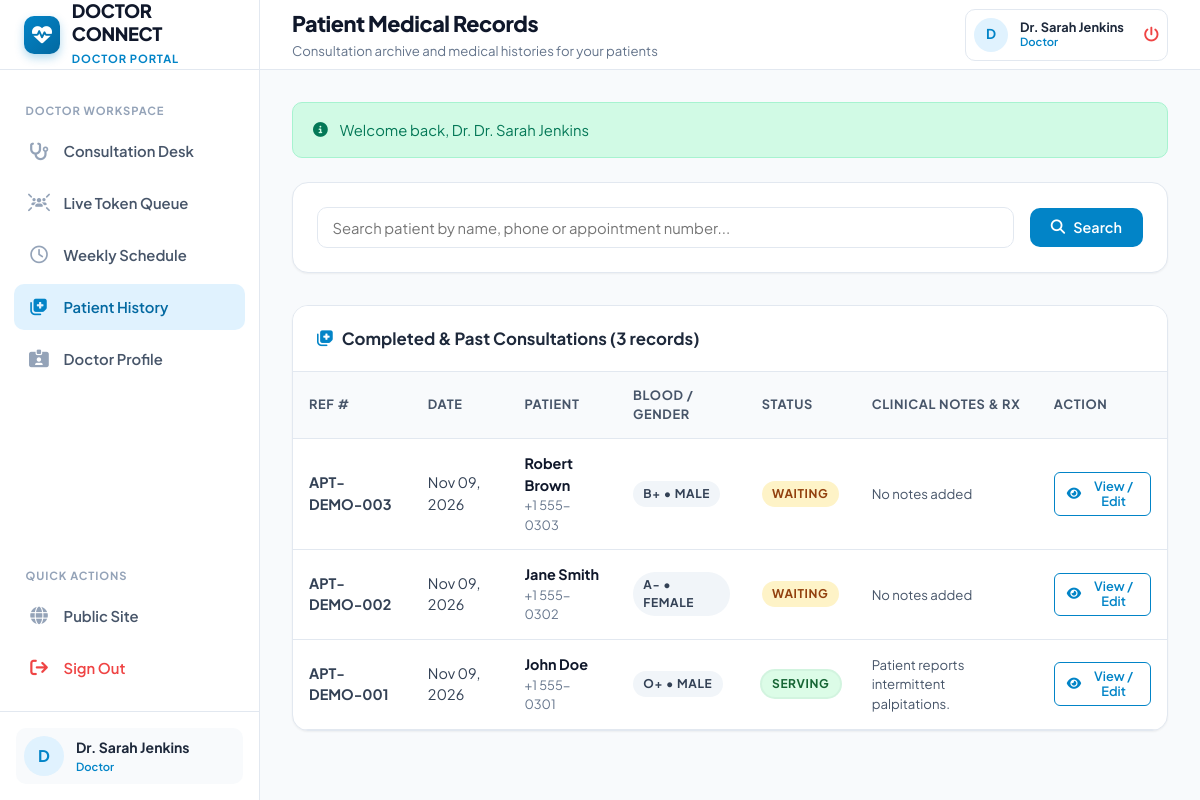
/doctor/patients.php (signed in), run on the app's committed database.
### tables this page shows
CREATE TABLE `appointments` (
  `id` INT AUTO_INCREMENT PRIMARY KEY,
  `appointment_number` VARCHAR(50) NOT NULL UNIQUE,
  `patient_id` INT NOT NULL,
  `doctor_id` INT NOT NULL,
  `appointment_date` DATE NOT NULL,
  `token_number` INT NOT NULL,
  `estimated_time` TIME NOT NULL,
  `status` ENUM('waiting', 'serving', 'completed', 'no_show', 'cancelled') NOT NULL DEFAULT 'waiting',
  `symptoms` TEXT NULL,
  `consultation_notes` TEXT NULL,
  `prescription` TEXT NULL,
  `meeting_room` VARCHAR(100) NOT NULL,
  `called_at` DATETIME NULL,
  `started_at` DATETIME NULL,
  `completed_at` DATETIME NULL,
  `created_at` TIMESTAMP DEFAULT CURRENT_TIMESTAMP,
  `updated_at` TIMESTAMP DEFAULT CURRENT_TIMESTAMP ON UPDATE CURRENT_TIMESTAMP,
  CONSTRAINT `fk_appointments_patient` FOREIGN KEY (`patient_id`) REFERENCES `users` (`id`) ON DELETE CASCADE,
  CONSTRAINT `fk_appointments_doctor` FOREIGN KEY (`doctor_id`) REFERENCES `doctors` (`id`) ON DELETE CASCADE,
  UNIQUE KEY `unique_doc_date_token` (`doctor_id`, `appointment_date`, `token_number`),
  INDEX `idx_apt_status` (`status`),
  INDEX `idx_apt_date` (`appointment_date`),
  INDEX `idx_apt_patient` (`patient_id`)
);

CREATE TABLE `users` (
  `id` INT AUTO_INCREMENT PRIMARY KEY,
  `name` VARCHAR(100) NOT NULL,
  `email` VARCHAR(150) NOT NULL UNIQUE,
  `password` VARCHAR(255) NOT NULL,
  `role` ENUM('patient', 'doctor', 'admin') NOT NULL DEFAULT 'patient',
  `phone` VARCHAR(30) NULL,
  `gender` ENUM('male', 'female', 'other') DEFAULT 'male',
  `date_of_birth` DATE NULL,
  `blood_group` VARCHAR(10) NULL,
  `address` TEXT NULL,
  `profile_image` VARCHAR(255) NULL,
  `created_at` TIMESTAMP DEFAULT CURRENT_TIMESTAMP,
  `updated_at` TIMESTAMP DEFAULT CURRENT_TIMESTAMP ON UPDATE CURRENT_TIMESTAMP,
  INDEX `idx_user_role` (`role`),
  INDEX `idx_user_email` (`email`)
);

### includes/functions.php (called while the page is built, shortened)
<?php
function sanitize_input(?string $data): string
{
    return htmlspecialchars(trim($data), ENT_QUOTES, 'UTF-8');
}
function e(?string $data): string
{
    return htmlspecialchars((string) ($data ?? ''), ENT_QUOTES, 'UTF-8');
}
function format_date(?string $dateStr): string
{
    return date('M d, Y', strtotime($dateStr));
}

### doctor/patients.php (the view, shortened to what this page needs)
<?php
require_once __DIR__ . '/../includes/auth_check.php';
$pdo = get_db_connection();
$userId = (int)($currentUser['id'] ?? 0);
$docStmt = $pdo->prepare("SELECT id FROM doctors WHERE user_id = ?");
$docStmt->execute([$userId]);
$doctorId = (int)$docStmt->fetchColumn();
$search = sanitize_input($_GET['search'] ?? '');
$sql = "SELECT a.*, u.name AS patient_name, u.email AS patient_email, u.phone AS patient_phone,
        u.gender, u.blood_group, u.date_of_birth
        FROM appointments a
        JOIN users u ON a.patient_id = u.id
        WHERE a.doctor_id = ?";
$params = [$doctorId];
$sql .= " ORDER BY a.appointment_date DESC, a.token_number DESC";
$stmt = $pdo->prepare($sql);
$stmt->execute($params);
$history = $stmt->fetchAll();
require_once __DIR__ . '/../includes/header.php';
?>
<div class="card" style="margin-bottom: 2rem;">
    <div class="card-body">
        <form method="GET" action="patients.php" style="display: flex; gap: 1rem; align-items: center;">
            <div style="flex: 1;">
                <input type="text" name="search" class="form-control" placeholder="Search patient by name, phone or appointment number..." value="<?= e($search); ?>">
            </div>
            <button type="submit" class="btn btn-primary">
                <i class="fa-solid fa-magnifying-glass"></i> Search
            </button>
        </form>
    </div>
</div>
<div class="card">
    <div class="card-header">
        <div class="card-title">
            <i class="fa-solid fa-notes-medical" style="color: var(--primary);"></i>
            Completed & Past Consultations (<?= count($history); ?> records)
        </div>
    </div>
    <div class="table-responsive">
        <table class="table">
            <thead>
                <tr>
                    <th>Ref #</th>
                    <th>Date</th>
                    <th>Patient</th>
                    <th>Blood / Gender</th>
                    <th>Status</th>
                    <th>Clinical Notes & Rx</th>
                    <th>Action</th>
                </tr>
            </thead>
            <tbody>
                <?php if (empty($history)): ?>
                    <tr>
                        <td colspan="7" style="text-align: center; padding: 3rem; color: var(--slate-400);">
                            No consultation records found.
                        </td>
                    </tr>
                <?php else: ?>
                    <?php foreach ($history as $h): ?>
                        <tr>
                            <td><strong><?= e($h['appointment_number']); ?></strong></td>
                            <td><?= format_date($h['appointment_date']); ?></td>
                            <td>
                                <div style="font-weight: 700; color: var(--slate-900);"><?= e($h['patient_name']); ?></div>
                                <div style="font-size: 0.8rem; color: var(--slate-500);"><?= e($h['patient_phone'] ?: 'No phone'); ?></div>
                            </td>
                            <td>
                                <span class="badge" style="background: var(--slate-100); color: var(--slate-700);">
                                    <?= e($h['blood_group'] ?: 'N/A'); ?> &bull; <?= ucfirst(e($h['gender'])); ?>
                                </span>
                            </td>
                            <td>
                                <span class="badge badge-<?= e($h['status']); ?>">
                                    <?= ucfirst(e($h['status'])); ?>
                                </span>
                            </td>
                            <td style="max-width: 250px; font-size: 0.825rem; color: var(--slate-600);" class="text-truncate">
                                <?= e($h['consultation_notes'] ?: ($h['prescription'] ?: 'No notes added')); ?>
                            </td>
                            <td>
                                <a href="consultation.php?id=<?= $h['id']; ?>" class="btn btn-outline btn-sm">
                                    <i class="fa-solid fa-eye"></i> View / Edit
                                </a>
                            </td>
                        </tr>
                    <?php endforeach; ?>
                <?php endif; ?>
            </tbody>
        </table>
    </div>
</div>
<?php require_once __DIR__ . '/../includes/footer.php'; ?>

### assets/css/style.css (style rules this page uses)
:root { --primary: #0284c7; --primary-dark: #0369a1; --primary-light: #e0f2fe; --primary-subtle: #f0f9ff; --primary-gradient: linear-gradient(135deg, #0284c7 0%, #0369a1 100%); --primary-accent: #38bdf8; --success: #10b981; --success-light: #d1fae5; --success-dark: #047857; --warning: #f59e0b; --warning-light: #fef3c7; --warning-dark: #b45309; --danger: #ef4444; --danger-light: #fee2e2; --danger-dark: #b91c1c; --info: #3b82f6; --info-light: #dbeafe; --slate-900: #0f172a; --slate-800: #1e293b; --slate-700: #334155; --slate-600: #475569; --slate-500: #64748b; --slate-400: #94a3b8; --slate-300: #cbd5e1; --slate-200: #e2e8f0; --slate-100: #f1f5f9; --slate-50: #f8fafc; --bg-main: #f8fafc; --card-bg: #ffffff; --border-color: #e2e8f0; --text-main: #1e293b; --text-muted: #64748b; --sidebar-width: 260px; --header-height: 70px; --radius-sm: 6px; --radius-md: 10px; --radius-lg: 16px; --radius-full: 9999px; --shadow-sm: 0 1px 2px 0 rgba(0, 0, 0, 0.05); --shadow-md: 0 4px 6px -1px rgba(0, 0, 0, 0.08), 0 2px 4px -2px rgba(0, 0, 0, 0.05); --shadow-lg: 0 10px 15px -3px rgba(0, 0, 0, 0.08), 0 4px 6px -4px rgba(0, 0, 0, 0.04); --shadow-xl: 0 20px 25px -5px rgba(0, 0, 0, 0.1), 0 8px 10px -6px rgba(0, 0, 0, 0.05); --transition: all 0.2s cubic-bezier(0.4, 0, 0.2, 1); }
*, *::before, *::after { box-sizing: border-box; margin: 0; padding: 0; }
body { font-family: 'Plus Jakarta Sans', system-ui, -apple-system, sans-serif; background-color: var(--bg-main); color: var(--text-main); line-height: 1.5; -webkit-font-smoothing: antialiased; }
a { color: var(--primary); text-decoration: none; transition: var(--transition); }
.card { background: var(--card-bg); border: 1px solid var(--border-color); border-radius: var(--radius-lg); box-shadow: var(--shadow-sm); overflow: hidden; transition: var(--transition); }
.card-header { padding: 1.25rem 1.5rem; border-bottom: 1px solid var(--border-color); display: flex; align-items: center; justify-content: space-between; background: #ffffff; }
.card-title { font-size: 1.05rem; font-weight: 700; color: var(--slate-800); display: flex; align-items: center; gap: 0.5rem; }
.card-body { padding: 1.5rem; }
.btn { display: inline-flex; align-items: center; gap: 0.5rem; font-family: inherit; font-weight: 600; font-size: 0.9rem; padding: 0.625rem 1.25rem; border-radius: var(--radius-md); border: 1px solid transparent; cursor: pointer; transition: var(--transition); text-align: center; line-height: 1.2; }
.btn-primary { background: var(--primary); color: #ffffff; }
.btn-outline { background: transparent; color: var(--primary); border-color: var(--primary); }
.btn-sm { padding: 0.35rem 0.75rem; font-size: 0.8rem; border-radius: var(--radius-sm); }
.form-control, .form-select { width: 100%; padding: 0.65rem 0.9rem; font-family: inherit; font-size: 0.925rem; color: var(--slate-800); background-color: #ffffff; border: 1px solid var(--border-color); border-radius: var(--radius-md); outline: none; transition: var(--transition); }
.badge { display: inline-flex; align-items: center; gap: 0.35rem; padding: 0.25rem 0.65rem; border-radius: var(--radius-full); font-size: 0.75rem; font-weight: 700; text-transform: uppercase; letter-spacing: 0.05em; }
.badge-waiting { background: #fef3c7; color: #92400e; }
.badge-serving { background: #dcfce7; color: #166534; box-shadow: 0 0 0 2px rgba(34, 197, 94, 0.2); }
.table-responsive { width: 100%; overflow-x: auto; }
.table { width: 100%; border-collapse: collapse; font-size: 0.9rem; text-align: left; }
.table th { background: var(--slate-50); padding: 0.85rem 1rem; font-weight: 700; color: var(--slate-600); border-bottom: 1px solid var(--border-color); font-size: 0.8rem; text-transform: uppercase; letter-spacing: 0.05em; }
.table td { padding: 0.9rem 1rem; border-bottom: 1px solid var(--border-color); color: var(--slate-700); vertical-align: middle; }

### data on the page
appointments: appointment_number "APT-DEMO-003", appointment_date "Nov 09, 2026", patient.name "Robert Brown", patient.phone "+1 555-0303", patient.blood_group "B+", patient.gender "MALE", status "WAITING", consultation_notes+prescription "No notes added"
appointments: appointment_number "APT-DEMO-002", appointment_date "Nov 09, 2026", patient.name "Jane Smith", patient.phone "+1 555-0302", patient.blood_group "A-", patient.gender "FEMALE", status "WAITING", consultation_notes+prescription "No notes added"
appointments: appointment_number "APT-DEMO-001", appointment_date "Nov 09, 2026", patient.name "John Doe", patient.phone "+1 555-0301", patient.blood_group "O+", patient.gender "MALE", status "SERVING", consultation_notes "Patient reports intermittent palpitations."

### other printed values
$currentRole "DOCTOR"
substr($currentUser['name'] ?? 'U', 0, 1) "D"
$currentUser['name'] "Dr. Sarah Jenkins"
$currentRole "Doctor"
$pageTitle "Patient Medical Records"
$pageSubtitle "Consultation archive and medical histories for your patients"
$currentUser['role'] "Doctor"
$flash['message'] "Welcome back, Dr. Dr. Sarah Jenkins"
count($history) "3"
